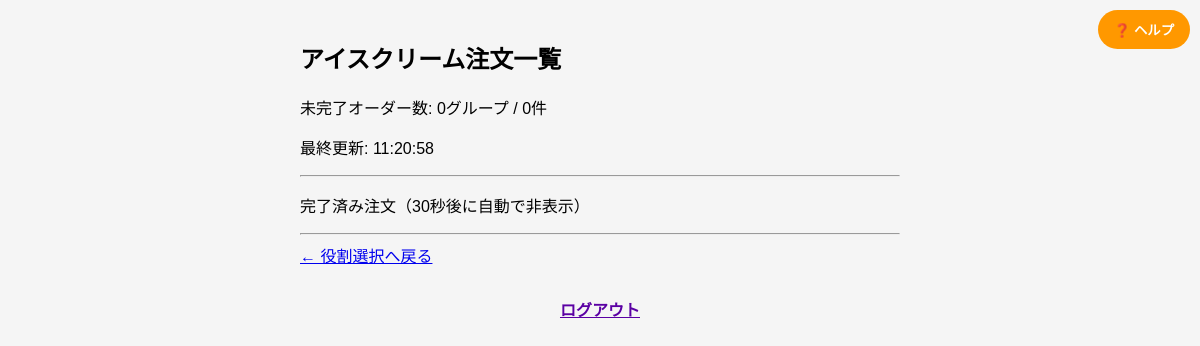
Page /ice/ice/ on the earlier database version.
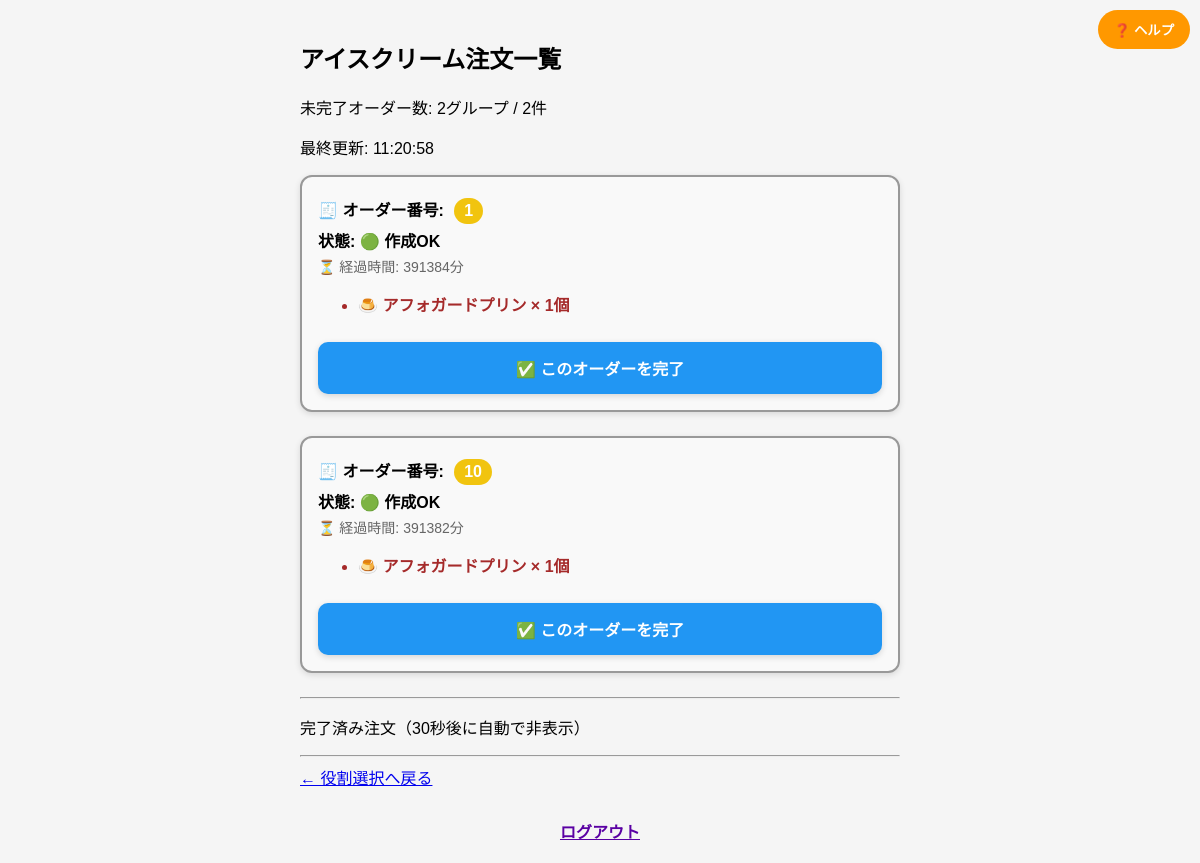
Same page on the later database version.
### ice/models.py (models this page shows, shortened)
class Order(models.Model):
    group_id = models.CharField(max_length=20)  # グループID
    size = models.CharField(max_length=2, choices=[('S', 'シングル'), ('W', 'ダブル')])  # サイズ
    container = models.CharField(max_length=10, choices=[('cup', 'カップ'), ('cone', 'コーン')])  # 容器
    flavor1 = models.CharField(max_length=50, choices=FLAVOR_CHOICES)  # フレーバー1
    flavor2 = models.CharField(max_length=50, blank=True, null=True, choices=FLAVOR_CHOICES)  # フレーバー2（ダブル用）
    is_completed = models.BooleanField(default=False)  # 完了フラグ
    timestamp = models.DateTimeField(auto_now_add=True)  # 注文受付時刻
    status = models.CharField(max_length=10, choices=ORDER_STATUS_CHOICES, default='ok')  # 注文状態
    clip_color = models.CharField(max_length=10, choices=CLIP_COLOR_CHOICES)  # クリップ色
    clip_number = models.IntegerField()  # クリップ番号
    completed_at = models.DateTimeField(null=True, blank=True)  # 完了時刻
    status_modified_at = models.DateTimeField(auto_now=True)  # 状態変更時刻
    is_auto_stopped = models.BooleanField(default=False)  # 自動STOPかどうか
    note = models.TextField(blank=True, null=True)  # 備考欄
    is_pudding = models.BooleanField(default=False, verbose_name='アフォガードプリン')  # アフォガードプリンかどうか
    class Meta:
        verbose_name = "アイスクリーム注文"
        verbose_name_plural = "アイスクリーム注文"
        ordering = ['-timestamp']
        indexes = [
            models.Index(fields=['status', 'is_completed'], name='ice_status_completed_idx'),
            models.Index(fields=['status_modified_at'], name='ice_status_modified_idx'),
            models.Index(fields=['clip_color', 'clip_number'], name='ice_clip_idx'),
            models.Index(fields=['group_id'], name='ice_group_idx'),
            models.Index(fields=['timestamp'], name='ice_timestamp_idx'),
            models.Index(fields=['size', 'is_completed'], name='ice_size_completed_idx'),
        ]

### ice/views.py (the view, shortened to what this page needs)
# urls.py: path('ice/ice/', views.ice_view, name='ice_view_prefixed'),
def ice_view(request):
    now = timezone.localtime()
    all_orders = Order.objects.order_by('timestamp')
    grouped_orders = {}
    for order in all_orders:
        grouped_orders.setdefault(order.group_id, []).append(order)
    active_orders = {}
    completed_orders = {}
    for group_id, orders in grouped_orders.items():
        for o in orders:
            o.elapsed_seconds = int((now - o.timestamp).total_seconds())
            o.elapsed_minutes = o.elapsed_seconds // 60
        if all(o.is_completed for o in orders):
            latest_completion = max(
                (o.completed_at for o in orders if o.completed_at),
                default=None
            )
            if latest_completion and now - latest_completion <= timedelta(seconds=30):
                completed_orders[group_id] = orders
        else:
            active_orders[group_id] = orders
    active_count = len(active_orders)
    metrics = _calculate_ice_refresh_metrics()
    active_order_total = metrics['active_order_total']
    refresh_value = metrics['refresh_value']
    pudding_count_active = sum(
        sum(1 for o in orders if o.is_pudding)
        for orders in active_orders.values()
    )
    pudding_count_completed = sum(
        sum(1 for o in orders if o.is_pudding)
        for orders in completed_orders.values()
    )
    pudding_counts_active_by_group = {
        group_id: sum(1 for o in orders if o.is_pudding)
        for group_id, orders in active_orders.items()
    }
    pudding_counts_completed_by_group = {
        group_id: sum(1 for o in orders if o.is_pudding)
        for group_id, orders in completed_orders.items()
    }
    context = {
        'grouped_orders': active_orders,
        'completed_orders': completed_orders,
        'now': now,
        'active_count': active_count,
        'active_order_total': active_order_total,
    'refresh_value': refresh_value,
        'pudding_count_active': pudding_count_active,
        'pudding_count_completed': pudding_count_completed,
        'pudding_counts_active_by_group': pudding_counts_active_by_group,
        'pudding_counts_completed_by_group': pudding_counts_completed_by_group,
    }
    context['is_logged_in'] = request.session.get('logged_in', False)
    return render(request, 'ice/ice.html', context)

### food/templatetags/custom_filters.py (called while the page is built)
@register.filter
def get_item(dictionary, key):
    return dictionary.get(key)

### ice/views.py (called while the page is built)
def _calculate_ice_refresh_metrics():
    aggregates = Order.objects.aggregate(
        active_items=Count('id', filter=Q(is_completed=False)),
        latest_id=Max('id'),
        latest_status_ts=Max('status_modified_at'),
    )
    active_order_total = aggregates['active_items'] or 0
    latest_order_id = aggregates['latest_id'] or 0
    latest_status_ts = aggregates['latest_status_ts']
    status_marker = (
        str(latest_status_ts.timestamp())
        if latest_status_ts
        else '0'
    )
    refresh_value = f"{active_order_total}:{latest_order_id}:{status_marker}"
    return {
        'active_order_total': active_order_total,
        'latest_order_id': latest_order_id,
        'latest_status_marker': status_marker,
        'refresh_value': refresh_value,
    }

### templates/ice/ice.html (shortened to what this page needs)
{% load custom_filters %}
{% load static %}
<!DOCTYPE html>
<html lang="ja">
<head>
</head>
<body>
  <h2>アイスクリーム注文一覧</h2>
  <p id="active-count"
     data-auto-refresh-value="{{ refresh_value }}"
     data-active-items="{{ active_order_total }}"
  >
    未完了オーダー数: {{ active_count }}グループ / {{ active_order_total }}件
  </p>
  <p>最終更新: {{ now|time:"H:i:s" }}</p>
<button id="helpButton" onclick="openHelp()">❓ ヘルプ</button>
  {% for group_id, orders in grouped_orders.items %}
<div class="order-card">
<p class="clip-id">
  🧾 オーダー番号:
  <span class="clip-badge {% if orders.0.clip_color == 'yellow' %}yellow{% else %}white{% endif %}">
    {{ orders.0.clip_number }}
  </span>
</p>
  <p class="status-line">
    状態:
    {% if orders.0.status == 'ok' %}
      🟢 作成OK
    {% elif orders.0.status == 'stop' %}
      🔴 STOP中
      {% if orders.0.is_auto_stopped %}<span style="color: red;">（自動）</span>{% endif %}
    {% endif %}
  </p>
  <p class="elapsed-time">⏳ 経過時間: {{ orders.0.elapsed_minutes }}分</p>
<ul>
{% with pudding_count=pudding_counts_active_by_group|get_item:group_id %}
  {% if pudding_count %}
    <li style="font-weight: bold; color: #a52a2a;">
      🍮 アフォガードプリン × {{ pudding_count }}個
    </li>
  {% endif %}
{% endwith %}
</ul>
    {% if orders.0.status != 'stop' %}
<form method="post" action="/ice/complete_group/{{ orders.0.group_id }}/" onsubmit="return showCompleteMessage();">
  <button type="submit" class="complete-button">✅ このオーダーを完了</button>
</form>
    {% else %}
      <p style="color: red; font-weight: bold; margin-top: 12px;">
        🔒 STOP中のため完了できません
      </p>
    {% endif %}
  </div>
{% endfor %}
  <hr>
  <p>完了済み注文（30秒後に自動で非表示）</p>
  <hr>
  <a href="/">← 役割選択へ戻る</a>
  <div class="logout-bottom">
    <a href="/logout/" style="font-weight: bold; color: #5a00a3;">ログアウト</a>
  </div>
</body>
</html>

Differences in the rows shown:
added Order: clip_number "1", status "🟢 作成OK", orders "391384", pudding_count "1"
added Order: clip_number "10", status "🟢 作成OK", orders "391382", is_pudding "1"
Other differences:
{{ active_count }}: "0" → "2"
{{ active_order_total }}: "0" → "2"
